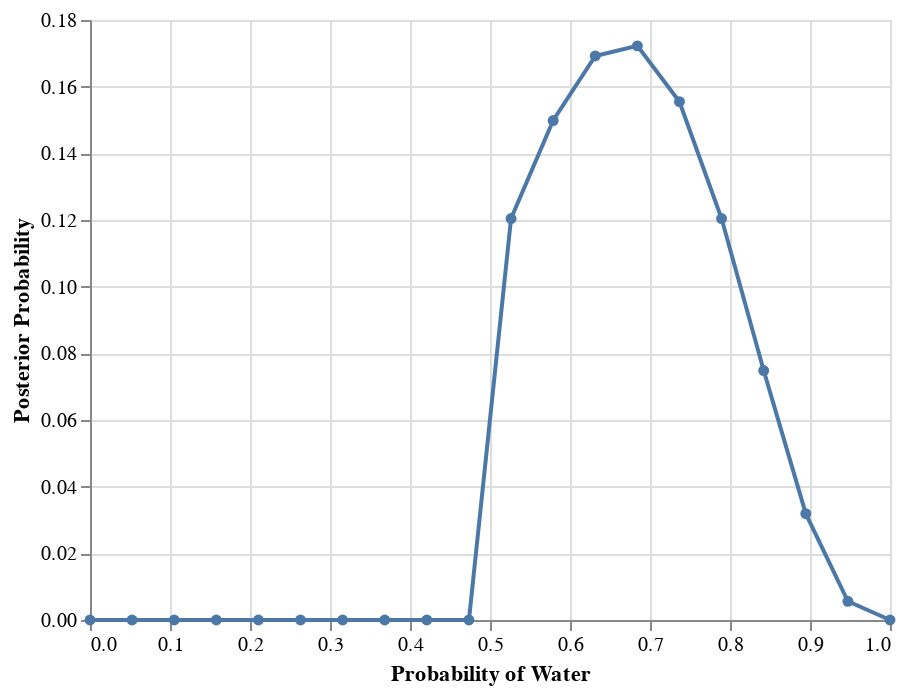

Notebook code cell kept with this figure:
### Markdown cell above
### 2.5

### Code cell
prior = np.where(np.linspace(0, 1, 20) < 0.5, 0, 1)
source = grid_approx(prior, 9, 6)
(alt
 .Chart(source)
 .mark_line(point=True)
 .encode(x=alt.X("x", title='Probability of Water'), 
         y=alt.Y("p(x)", title="Posterior Probability")))

### Figure 1 — Vega-Lite specification as saved in the notebook (floating-point values rounded to 4 significant figures)
{"config": {"view": {"continuousWidth": 400, "continuousHeight": 300}}, "data": {"name": "data-ede9a279686b0199fad89d118916701a"}, "mark": {"type": "line", "point": true}, "encoding": {"x": {"type": "quantitative", "field": "x", "title": "Probability of Water"}, "y": {"type": "quantitative", "field": "p(x)", "title": "Posterior Probability"}}, "$schema": "https://vega.github.io/schema/vega-lite/v4.8.1.json", "datasets": {"data-ede9a279686b0199fad89d118916701a": [{"x": 0.0, "p(x)": 0.0}, {"x": 0.05263, "p(x)": 0.0}, {"x": 0.1053, "p(x)": 0.0}, {"x": 0.1579, "p(x)": 0.0}, {"x": 0.2105, "p(x)": 0.0}, {"x": 0.2632, "p(x)": 0.0}, {"x": 0.3158, "p(x)": 0.0}, {"x": 0.3684, "p(x)": 0.0}, {"x": 0.4211, "p(x)": 0.0}, {"x": 0.4737, "p(x)": 0.0}, {"x": 0.5263, "p(x)": 0.1204}, {"x": 0.5789, "p(x)": 0.1498}, {"x": 0.6316, "p(x)": 0.1692}, {"x": 0.6842, "p(x)": 0.1722}, {"x": 0.7368, "p(x)": 0.1555}, {"x": 0.7895, "p(x)": 0.1204}, {"x": 0.8421, "p(x)": 0.07484}, {"x": 0.8947, "p(x)": 0.0319}, {"x": 0.9474, "p(x)": 0.005619}, {"x": 1.0, "p(x)": 0.0}]}}
